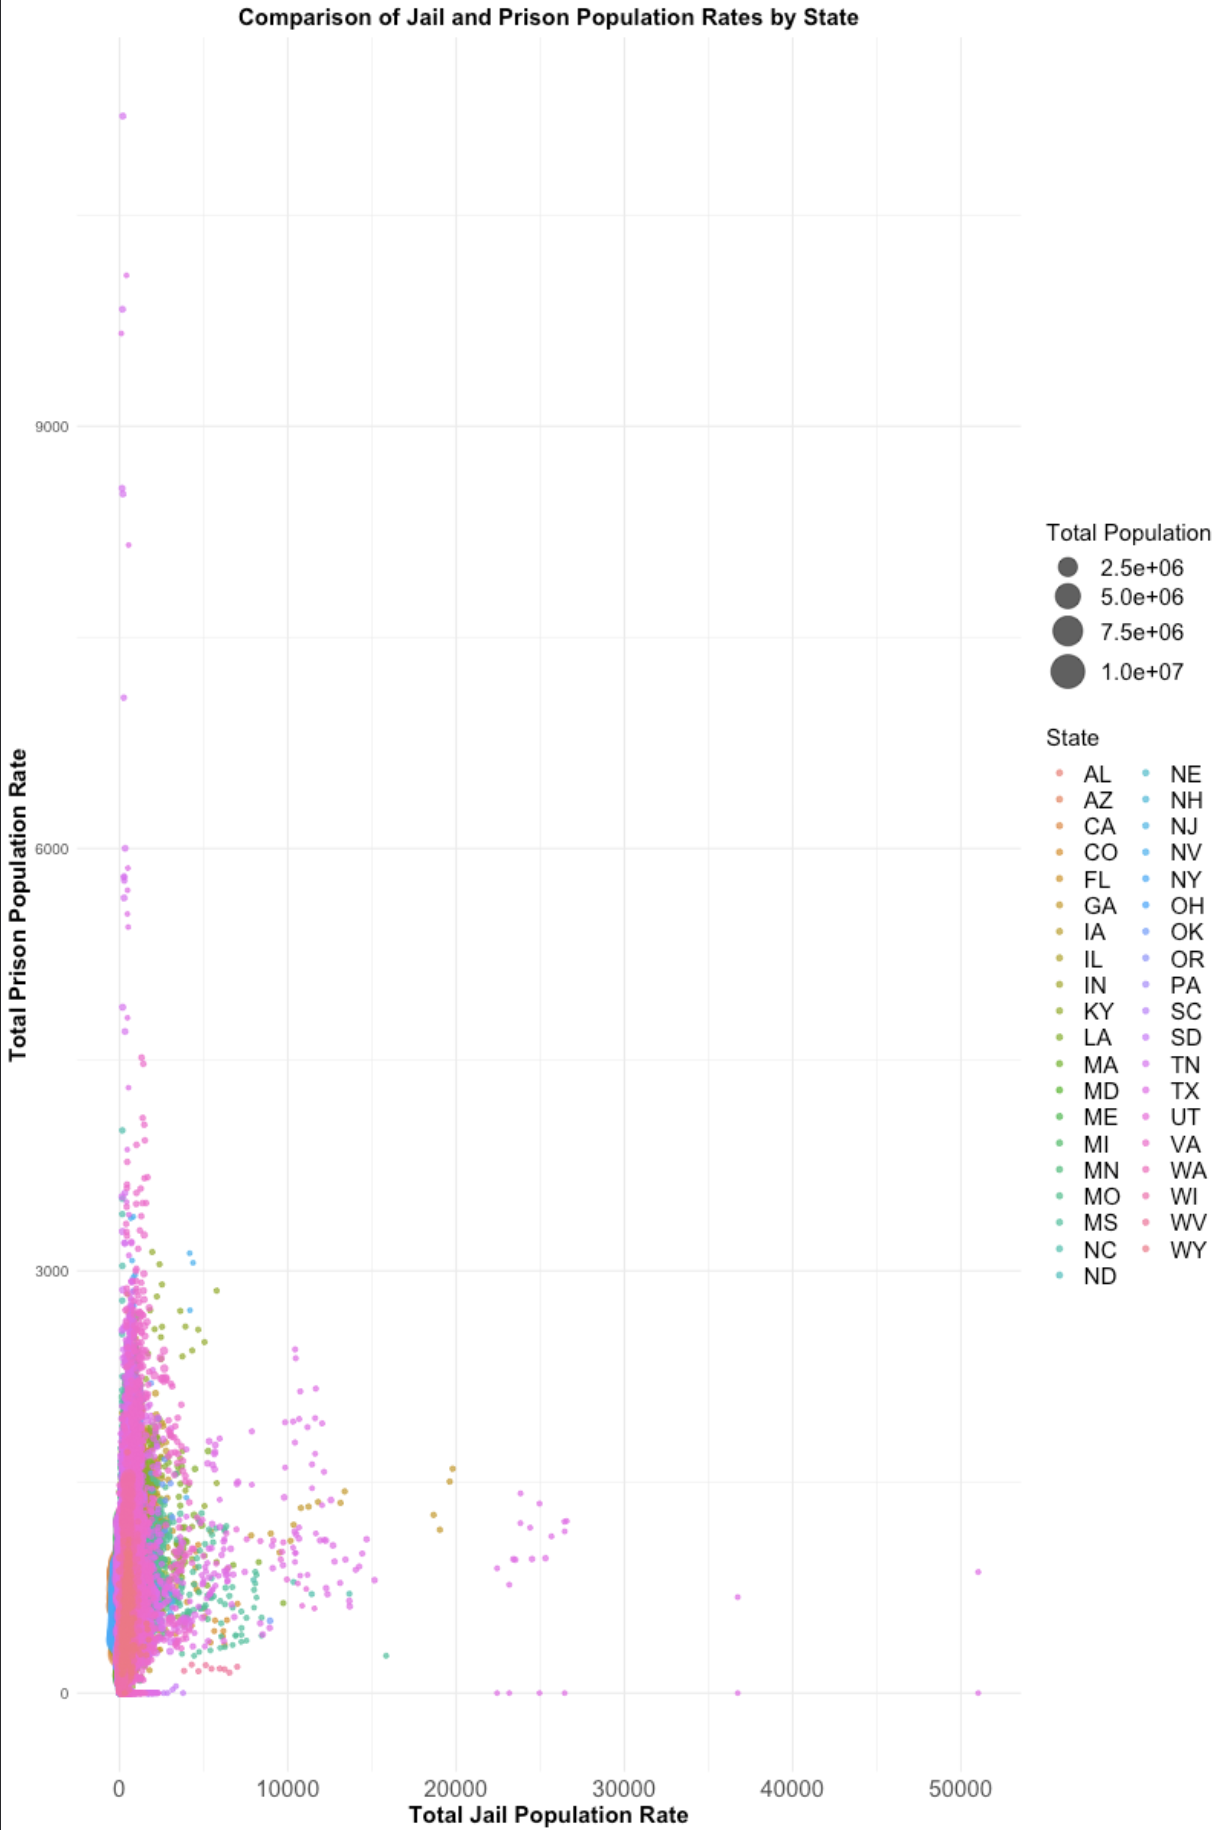

Write the R code that produced this figure.
library("ggplot2")
library("dplyr")

url <- "https://github.com/melaniewalsh/Neat-Datasets/blob/main/us-prison-jail-rates.csv?raw=true"
prison_data <- read.csv(url)

filtered_data <- prison_data %>%
  filter(!is.na(total_jail_pop_rate) & !is.na(total_prison_pop_rate))

plot <- ggplot(filtered_data,
               aes(x = total_jail_pop_rate, y = total_prison_pop_rate,
                   color = state, size = total_pop)) +
  geom_point(alpha = 0.7) +
  scale_size_continuous(range = c(1, 10), name = "Total Population") +
  labs(title = "Comparison of Jail and Prison Population Rates by State",
       x = "Total Jail Population Rate",
       y = "Total Prison Population Rate",
       color = "State") +
  theme_minimal() +
  theme(plot.title = element_text(hjust = 0.5, size = 15, face = "bold"),
        axis.title.x = element_text(size = 15, face = "bold"),
        axis.title.y = element_text(size = 15, face = "bold"),
        axis.text.x = element_text(size = 15),
        axis.text.y = element_text(size = 10),
        legend.title = element_text(size = 15),
        legend.text = element_text(size = 15))

print(plot)
